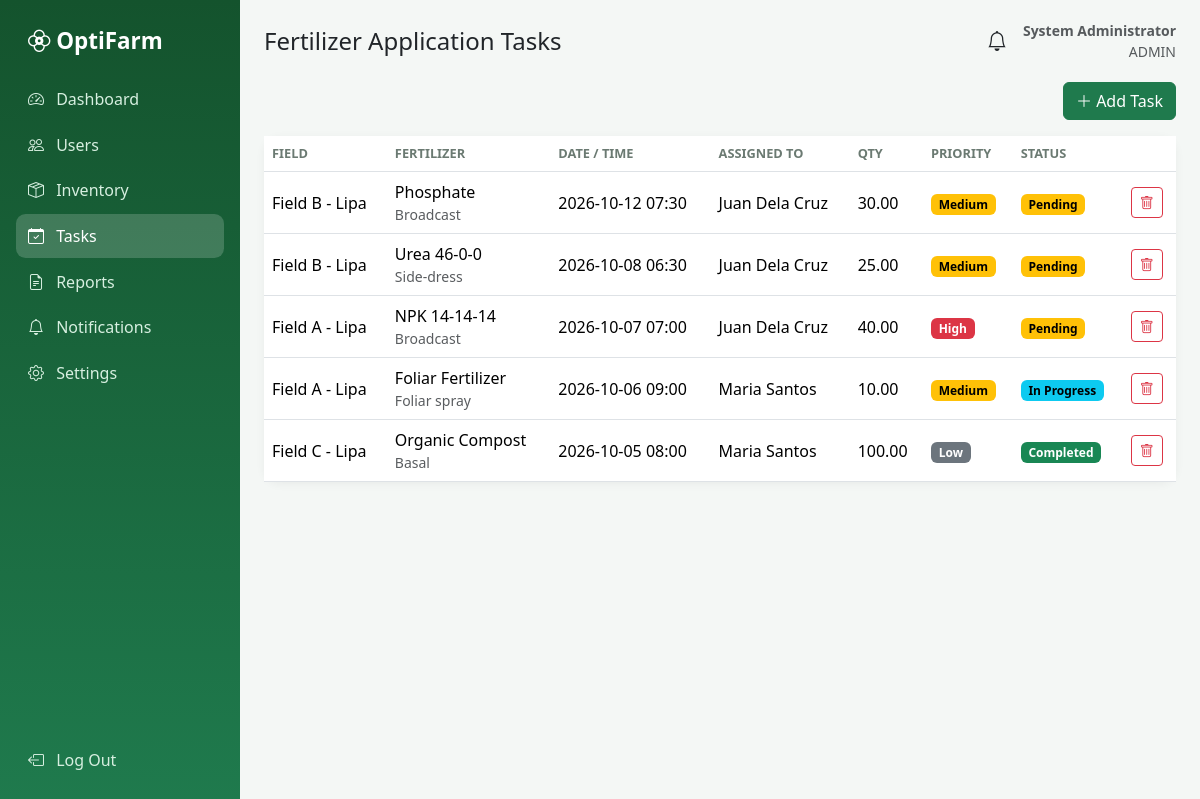
Screenshot of /admin/tasks.php (signed in) with the database file from the repository.
### tables this page shows
CREATE TABLE tasks(id INT AUTO_INCREMENT PRIMARY KEY,field_id INT,fertilizer VARCHAR(80),app_date DATE,app_time TIME,assigned_to INT,note TEXT,app_type VARCHAR(40),qty DECIMAL(10,2),repeat_every VARCHAR(20) DEFAULT 'None',priority ENUM('Low','Medium','High') DEFAULT 'Medium',status ENUM('Pending','In Progress','Completed') DEFAULT 'Pending');

CREATE TABLE fields(id INT AUTO_INCREMENT PRIMARY KEY,name VARCHAR(80),crop VARCHAR(60),status ENUM('Active','Maintenance','Inactive') DEFAULT 'Active');

CREATE TABLE users(id INT AUTO_INCREMENT PRIMARY KEY,name VARCHAR(100),email VARCHAR(120) UNIQUE,password VARCHAR(255),role ENUM('admin','bod','staff'),status ENUM('Active','Inactive') DEFAULT 'Active',created_at TIMESTAMP DEFAULT CURRENT_TIMESTAMP);

### admin/tasks.php (the view, shortened to what this page needs)
<?php require __DIR__.'/../inc/auth.php'; require __DIR__.'/../inc/layout.php'; need_role('admin');
$tasks=rows("SELECT t.*,f.name fname,u.name uname FROM tasks t JOIN fields f ON f.id=t.field_id LEFT JOIN users u ON u.id=t.assigned_to ORDER BY t.app_date DESC");
top('Fertilizer Application Tasks'); ?>
<div class="d-flex justify-content-end mb-3"><button class="btn btn-primary" data-bs-toggle="modal" data-bs-target="#taskM"><i class="bi bi-plus-lg"></i> Add Task</button></div>
<div class="card"><div class="table-responsive"><table class="table align-middle mb-0"><thead><tr><th>Field</th><th>Fertilizer</th><th>Date / Time</th><th>Assigned To</th><th>Qty</th><th>Priority</th><th>Status</th><th></th></tr></thead><tbody>
<?php foreach($tasks as $t):?><tr><td><?=e($t['fname'])?></td><td><?=e($t['fertilizer'])?><div class="small text-muted"><?=e($t['app_type'])?></div></td><td><?=e($t['app_date'].' '.substr($t['app_time'],0,5))?></td><td><?=e($t['uname'])?></td><td><?=e($t['qty'])?></td><td><?=badge($t['priority'])?></td><td><?=badge($t['status'])?></td>
<td><form method="post" onsubmit="return confirm('Delete this task?')"><button class="btn btn-sm btn-outline-danger"><i class="bi bi-trash"></i></button></form></td></tr><?php endforeach;?></tbody></table></div></div>

### config.php (shortened to what this page needs)
<?php
try {
  $pdo = new PDO('mysql:host='.DB_HOST.';dbname='.DB_NAME.';charset=utf8mb4',DB_USER,DB_PASS,
    [PDO::ATTR_ERRMODE=>PDO::ERRMODE_EXCEPTION, PDO::ATTR_DEFAULT_FETCH_MODE=>PDO::FETCH_ASSOC]);
} catch (PDOException $e) { die('Database connection failed. Import database.sql and check config.php'); }
function q($s,$p=[]){ global $pdo; $st=$pdo->prepare($s); $st->execute($p); return $st; }
function rows($s,$p=[]){ return q($s,$p)->fetchAll(); }
function e($v){ return htmlspecialchars((string)$v,ENT_QUOTES,'UTF-8'); }
function badge($s){
  $c=['Good'=>'success','Completed'=>'success','Active'=>'success','Low Stock'=>'warning','In Progress'=>'info','Pending'=>'warning',
      'Expired'=>'danger','Inactive'=>'secondary','High'=>'danger','Medium'=>'warning','Low'=>'secondary'];
  return '<span class="badge text-bg-'.($c[$s]??'secondary').'">'.e($s).'</span>';
}

### assets/style.css (style rules this page uses)
:root { --g:#1f7a4d;--gd:#14532d;--bg:#f4f7f5 }
body { background:var(--bg);font-family:'Segoe UI',system-ui,sans-serif }
.card { border:0;border-radius:1rem;box-shadow:0 2px 10px rgba(0,0,0,.05) }
.btn-primary { background:var(--g);border-color:var(--g) }
.table thead th { font-size:.8rem;text-transform:uppercase;color:#6b7a72 }

### rows the page displays
tasks: field.name "Field B - Lipa", fertilizer "Phosphate", app_type "Broadcast", app_date+app_time "2026-10-12 07:30", users.name "Juan Dela Cruz", qty "30.00", priority "Medium Pending"
tasks: field.name "Field B - Lipa", fertilizer "Urea 46-0-0", app_type "Side-dress", app_date+app_time "2026-10-08 06:30", users.name "Juan Dela Cruz", qty "25.00", priority "Medium Pending"
tasks: field.name "Field A - Lipa", fertilizer "NPK 14-14-14", app_type "Broadcast", app_date+app_time "2026-10-07 07:00", users.name "Juan Dela Cruz", qty "40.00", priority "High Pending"
tasks: field.name "Field A - Lipa", fertilizer "Foliar Fertilizer", app_type "Foliar spray", app_date+app_time "2026-10-06 09:00", users.name "Maria Santos", qty "10.00", priority "Medium In Progress"
tasks: field.name "Field C - Lipa", fertilizer "Organic Compost", app_type "Basal", app_date+app_time "2026-10-05 08:00", users.name "Maria Santos", qty "100.00", priority "Low Completed"

### other values shown
$m[0] "Dashboard"
$m[0] "Users"
$m[0] "Inventory"
$m[0] "Tasks"
$m[0] "Reports"
$m[0] "Notifications"
$m[0] "Settings"
$title "Fertilizer Application Tasks"
$u['name'] "System Administrator"
$u['role'] "ADMIN"
